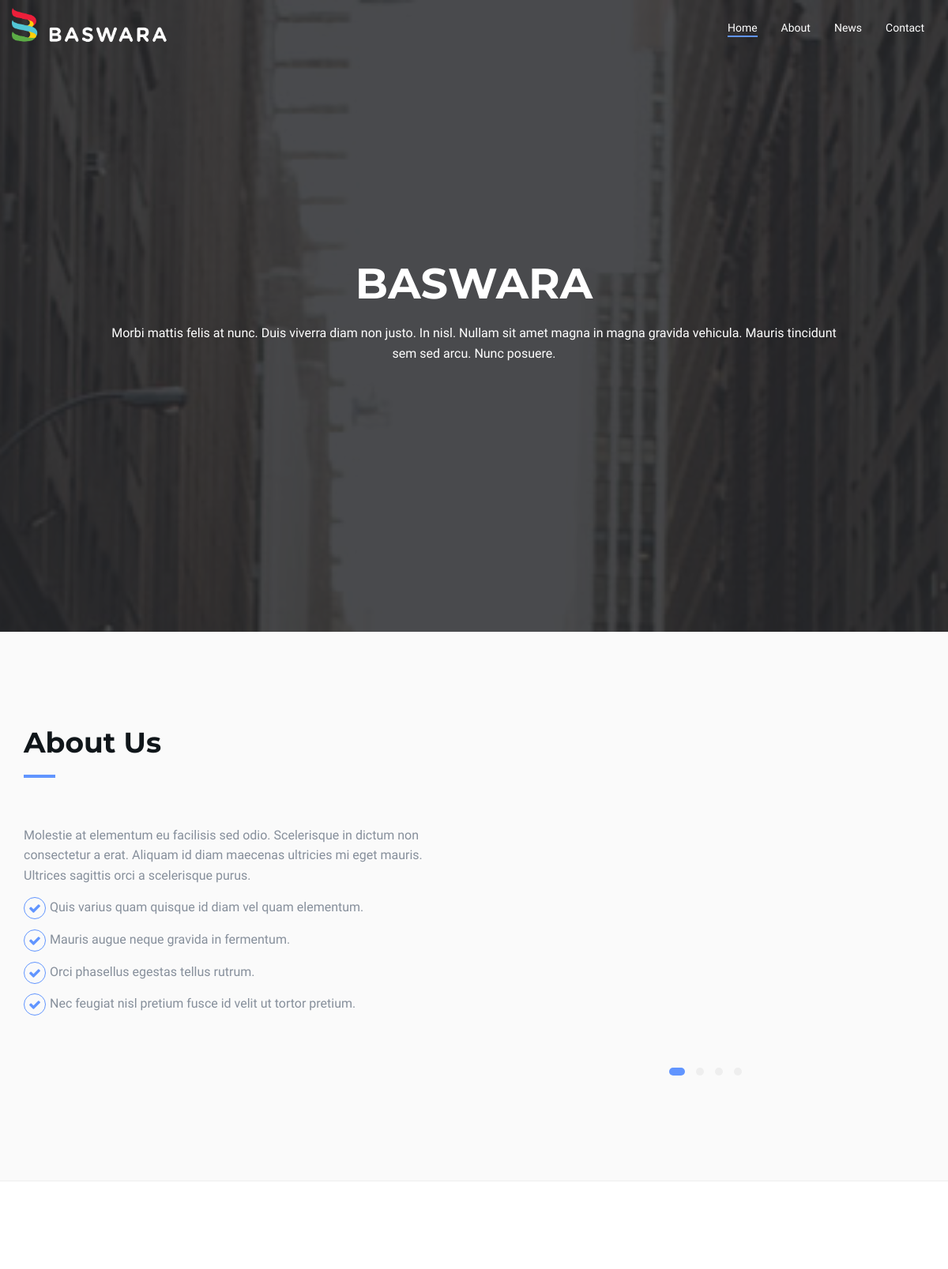
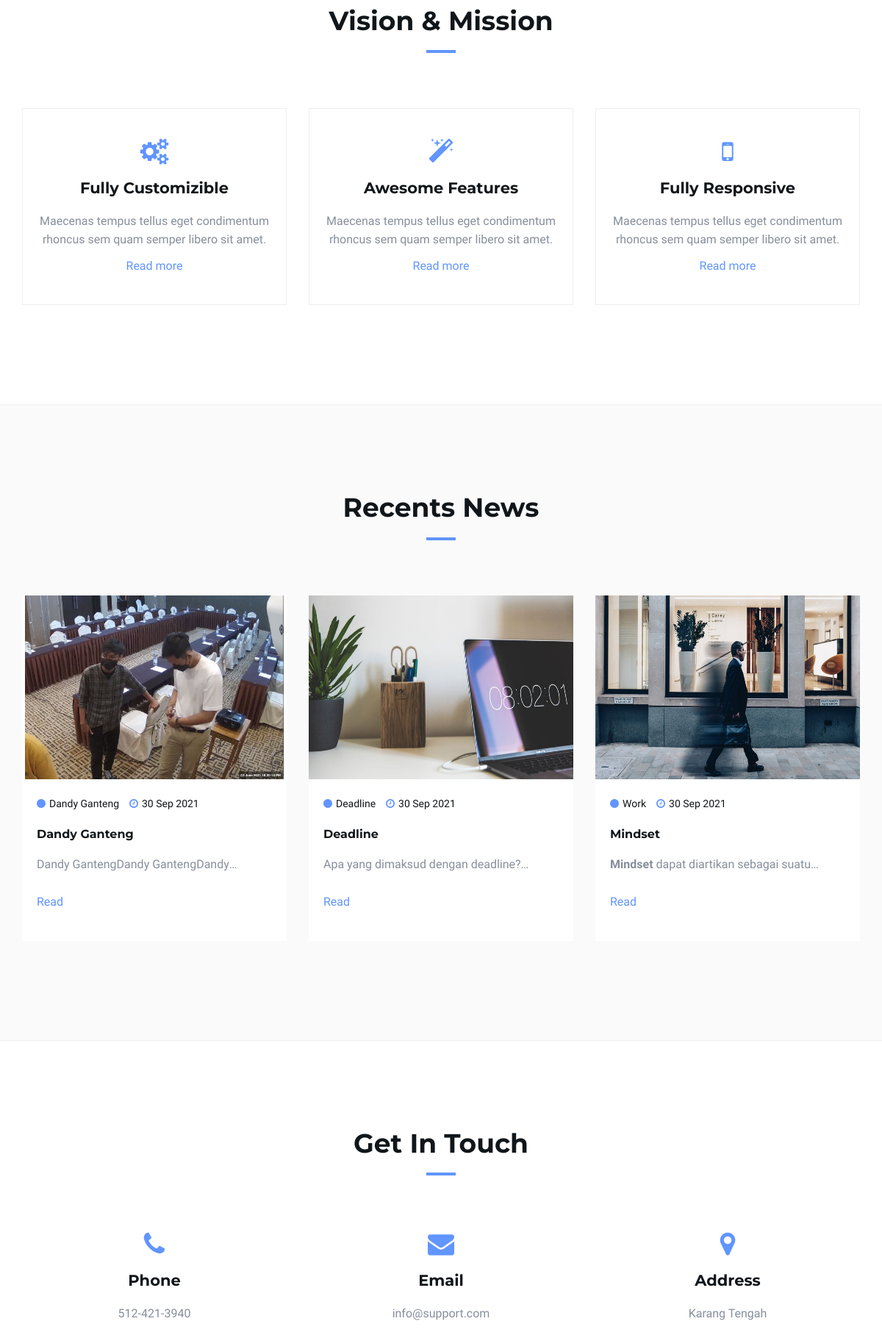
The page / (upper part) on the database its author committed (2 pictures, top to bottom).
### tables this page shows
CREATE TABLE `news` (
  `idNews` int(11) NOT NULL,
  `meta` varchar(1000) NOT NULL,
  `keyword` varchar(1000) NOT NULL,
  `judul` varchar(500) NOT NULL,
  `kategori` varchar(100) NOT NULL,
  `tanggal` varchar(200) NOT NULL,
  `slug` varchar(200) NOT NULL,
  `berita` text NOT NULL,
  `gambar` varchar(1000) DEFAULT NULL
);

### application/controllers/Home.php (called while the page is built, shortened)
<?php
class Home extends CI_Controller
{
	public function __construct()
    {
        $this->load->model('M_News');
        $this->load->model('M_Home');
    }
	public function index()
	{
		$data = [
			'title' => 'Home Page',
			'kat'	=> $this->db->get('katproduk')->result_array(),
			'value' => $this->M_News->newsDate(),
			'home'	=> $this->M_Home->home()
		];
		$this->load->view('users/home', $data);
	}
}

### index.php (called while the page is built, shortened)
<?php
require_once BASEPATH.'core/CodeIgniter.php';

### application/models/M_News.php (called while the page is built, shortened)
<?php
class M_News extends CI_Model
{
   public function newsDate()
   {
    $this->db->select("*");
    $this->db->from('news');
    $this->db->order_by('idNews', 'desc');
       $query = $this->db->get();
       return $query->result_array();
   }
}

### application/views/users/home.php (the view, shortened to what this page needs)
<!DOCTYPE html>
<html lang="en">
<head>
	<link type="text/css" rel="stylesheet" href="<?= base_url('assets/') ?>css/bootstrap.min.css" />
	<link type="text/css" rel="stylesheet" href="<?= base_url('assets/') ?>css/owl.carousel.css" />
	<link type="text/css" rel="stylesheet" href="<?= base_url('assets/') ?>css/owl.theme.default.css" />
	<link type="text/css" rel="stylesheet" href="<?= base_url('assets/') ?>css/magnific-popup.css" />
	<link rel="stylesheet" href="<?= base_url('assets/') ?>css/font-awesome.min.css">
	<link type="text/css" rel="stylesheet" href="<?= base_url('assets/') ?>css/style.css" />
</head>
<body>
	<header id="home">
		<div class="bg-img" style="background-image: url('<?= base_url('assets/') ?>/img/background3.jpg');">
			<div class="overlay"></div>
		</div>
		<nav id="nav" class="navbar nav-transparent">
			<div class="container">
				<div class="navbar-header">
					<div class="navbar-brand">
						<a href="#about">
							<img class="logo-alt" src="<?= base_url('assets/') ?>img/logo4.png" alt="bhaswara">
						</a>
					</div>
				</div>
				<ul class="main-nav nav navbar-nav navbar-right">
					<li><a href="#home">Home</a></li>
					<li><a href="#about">About</a></li>
					<li><a href="<?=base_url('Newss/')?>">News</a>
					</li>
					<li><a href="#contact">Contact</a></li>
				</ul>
			</div>
		</nav>
		<div class="home-wrapper">
			<div class="container">
				<div class="row">
					<div class="col-md-10 col-md-offset-1">
						<div class="home-content">
							<h1 class="white-text">Baswara</h1>
							<p class="white-text">Morbi mattis felis at nunc. Duis viverra diam non justo. In nisl.
								Nullam sit amet magna in magna gravida vehicula. Mauris tincidunt sem sed arcu. Nunc
								posuere.
							</p>
						</div>
					</div>
				</div>
			</div>
		</div>
	</header>
	<div id="about" class="section md-padding bg-grey">
		<div class="container">
			<div class="row">
				<div class="col-md-6">
					<div class="section-header">
						<h2 class="title">About Us</h2>
					</div>
					<p>Molestie at elementum eu facilisis sed odio. Scelerisque in dictum non consectetur a erat.
						Aliquam id diam maecenas ultricies mi eget mauris. Ultrices sagittis orci a scelerisque purus.
					</p>
					<div class="feature">
						<i class="fa fa-check"></i>
						<p>Quis varius quam quisque id diam vel quam elementum.</p>
					</div>
					<div class="feature">
						<i class="fa fa-check"></i>
						<p>Mauris augue neque gravida in fermentum.</p>
					</div>
					<div class="feature">
						<i class="fa fa-check"></i>
						<p>Orci phasellus egestas tellus rutrum.</p>
					</div>
					<div class="feature">
						<i class="fa fa-check"></i>
						<p>Nec feugiat nisl pretium fusce id velit ut tortor pretium.</p>
					</div>
				</div>
				<div class="col-md-6">
					<div id="about-slider" class="owl-carousel owl-theme">
						<img class="img-responsive" src="<?= base_url('assets/') ?>img/about1.jpg" alt="">
					</div>
				</div>
			</div>
		</div>
	</div>
	<div id="about" class="section md-padding">
		<div class="container">
			<div class="row">
				<div class="section-header text-center">
					<h2 class="title">Vision & Mission</h2>
				</div>
				<div class="col-md-4">
					<div class="about">
						<i class="fa fa-cogs"></i>
						<h3>Fully Customizible</h3>
						<p>Maecenas tempus tellus eget condimentum rhoncus sem quam semper libero sit amet.</p>
						<a href="#">Read more</a>
					</div>
				</div>
				<div class="col-md-4">
					<div class="about">
						<i class="fa fa-magic"></i>
						<h3>Awesome Features</h3>
						<p>Maecenas tempus tellus eget condimentum rhoncus sem quam semper libero sit amet.</p>
						<a href="#">Read more</a>
					</div>
				</div>
				<div class="col-md-4">
					<div class="about">
						<i class="fa fa-mobile"></i>
						<h3>Fully Responsive</h3>
						<p>Maecenas tempus tellus eget condimentum rhoncus sem quam semper libero sit amet.</p>
						<a href="#">Read more</a>
					</div>
				</div>
			</div>
		</div>
	</div>
	<div id="blog" class="section md-padding bg-grey">
		<div class="container">
			<div class="row">
				<div class="section-header text-center">
					<a href="<?=base_url('User/news')?>">
						<h2 class="title">Recents news</h2>
					</a>
				</div>
				<?php foreach(array_slice($value, 0, 3) as $v) { ?>
				<div class="col-md-4">
					<div class="blog">
						<div class="blog-img">
							<img class="img-responsive image_news" src="<?= base_url('assets1/img-produk/') ?><?=$v['gambar']?>"
								alt="">
						</div>
						<div class="blog-content">
							<ul class="blog-meta">
								<li><i class="fa fa-circle"></i><?=$v['kategori']?></li>
								<li><i class="fa fa-clock-o"></i><?= date("d M Y", $v['tanggal'])?></li>
							</ul>
							<div class="limit-cr">
							<h5><?=$v['judul']?></h5>
							<p>
								<?=$v['berita']?>
							</p>
							</div>
							<br>
							<a href="<?=base_url('Newss/newsdetail/')?><?= $v['slug'];?>">Read</a>
						</div>
					</div>
				</div>
				<?php } ?>
			</div>
		</div>
	</div>
	<div id="contact" class="section md-padding">
		<div class="container">
			<div class="row">
				<div class="section-header text-center">
					<h2 class="title">Get in touch</h2>
				</div>
				<div class="col-sm-4">
					<div class="contact">
						<i class="fa fa-phone"></i>
						<h3>Phone</h3>
						<p>512-421-3940</p>
					</div>
				</div>
				<div class="col-sm-4">
					<div class="contact">
						<i class="fa fa-envelope"></i>
						<h3>Email</h3>
						<p>info@support.com</p>
					</div>
				</div>
				<div class="col-sm-4">
					<div class="contact">
						<i class="fa fa-map-marker"></i>
						<h3>Address</h3>
						<p>Karang Tengah</p>
					</div>
				</div>
			</div>
		</div>
	</div>
</body>
</html>

### assets/css/style.css (style rules this page uses)
body { font-family: 'Varela Round', sans-serif; font-size: 16px; line-height: 1.6; overflow-x: hidden; color: #868F9B; }
h1, h2, h3, h4, h5, h6 { font-family: 'Montserrat', sans-serif; font-weight: 700; margin-top: 0px; margin-bottom: 20px; color: #10161A; }
h1 { font-size: 54px; }
h2 { font-size: 36px; }
h3 { font-size: 21px; }
h5 { font-size: 16px; }
a { color: #6195FF; text-decoration: none; -webkit-transition: 0.2s opacity; transition: 0.2s opacity; }
.white-text { color: #FFF; }
ul, ol { margin: 0; padding: 0; list-style: none }
.section { position: relative; }
.md-padding { padding-top: 120px; padding-bottom: 120px; }
.bg-grey { background-color: #FAFAFA; border-top: 1px solid #EEE; border-bottom: 1px solid #EEE; }
.bg-img { position: absolute; left: 0; top: 0; right: 0; bottom: 0; z-index: -1; background-position: center; background-size: cover; background-attachment: fixed; }
.bg-img .overlay { position: absolute; left: 0; top: 0; right: 0; bottom: 0; opacity: .8; background: #1C1D21; }
.section-header { position: relative; margin-bottom: 60px; }
.section-header .title { text-transform: capitalize; }
.title:after { content:""; display:block; height:4px; width:40px; background-color: #6195FF; margin-top: 20px; }
.text-center .title:after { margin: 20px auto 0px; }
.navbar-brand { padding: 0; }
.navbar-brand .logo, .navbar-brand .logo-alt { max-height: 50px; display: block; }
#nav { padding: 10px 0px; background: #FFF; -webkit-transition: 0.2s padding; transition: 0.2s padding; z-index: 999; }
#nav.navbar { border: none; border-radius: 0; margin-bottom: 0px; }
#nav.nav-transparent { background: transparent; }
@media only screen and (min-width: 768px) { .main-nav li { padding: 0px 15px; } }
@media only screen and (min-width: 768px) { .main-nav li a { font-size: 14px; -webkit-transition: 0.2s color; transition: 0.2s color; } }
@media only screen and (min-width: 768px) { .main-nav>li>a { color: #10161A; padding: 15px 0px; } }
@media only screen and (min-width: 768px) { #nav.nav-transparent:not(.fixed-nav) .main-nav>li>a { color: #fff; } }
@media only screen and (min-width: 768px) { .main-nav>li>a:hover, .main-nav>li>a:focus, .main-nav>li.active>a { background: transparent; color: #6195FF; } }
@media only screen and (min-width: 768px) { .main-nav>li>a:after { content: ""; display: block; background-color: #6195FF; height: 2px; width: 0%; -webkit-transition: 0.2s width; transition: 0.2s width; } }
@media only screen and (min-width: 768px) { .main-nav>li>a:hover:after, .main-nav>li.active>a:after { width: 100%; } }
header { position: relative; }
#home { height: 100vh; }
#home .home-wrapper { position: absolute; left: 0px; right: 0px; top: 50%; -webkit-transform: translateY(-50%); -ms-transform: translateY(-50%); transform: translateY(-50%); text-align: center; }
.home-content h1 { text-transform: uppercase; }
.about { position: relative; text-align: center; padding: 40px 20px; border: 1px solid #EEE; margin: 15px 0px; }
.about i { font-size: 36px; color: #6195FF; margin-bottom: 20px; }
.about:after { content: ""; background-color: #1C1D21; position: absolute; left: 0; top: 0; bottom: 0; width: 0%; z-index: -1; -webkit-transition: 0.2s width; transition: 0.2s width; }
.about h3 { -webkit-transition: 0.2s color; transition: 0.2s color; }
.feature { margin: 15px 0px; }
.feature i { float: left; padding: 5px; border-radius: 50%; color: #6195FF; border: 1px solid #6195FF; margin-right: 5px; }
.blog { background-color: #FFF; margin: 15px 0px; }
.blog .blog-content { padding: 20px 20px 40px; }
.blog .blog-meta { margin-bottom: 20px; }
.blog .blog-meta li { display: inline-block; font-size: 14px; color: #10161A; margin-right: 10px; }
.blog .blog-meta li i { color: #6195FF; margin-right: 5px; }
.blog-img { max-height: fit-content; }
.contact { margin: 15px 0px; text-align: center; }
.contact i { font-size: 36px; color: #6195FF; margin-bottom: 20px; }
.limit-cr { overflow: hidden; text-overflow: ellipsis; display: -webkit-box; -webkit-line-clamp: 2; -webkit-box-orient: vertical; }
.image_news { height: 250px; max-width:100%; display: block; margin-left: auto; margin-right: auto; }

### rows shown on the page
news: gambar (picture), kategori "Dandy Ganteng", tanggal "30 Sep 2021", judul "Dandy Ganteng", berita "Dandy GantengDandy…"
news: gambar (picture), kategori "Deadline", tanggal "30 Sep 2021", judul "Deadline", berita "Apa yang dimaksud dengan deadline?"
news: gambar (picture), kategori "Work", tanggal "30 Sep 2021", judul "Mindset", berita "Mindset dapat diartikan sebagai…"
